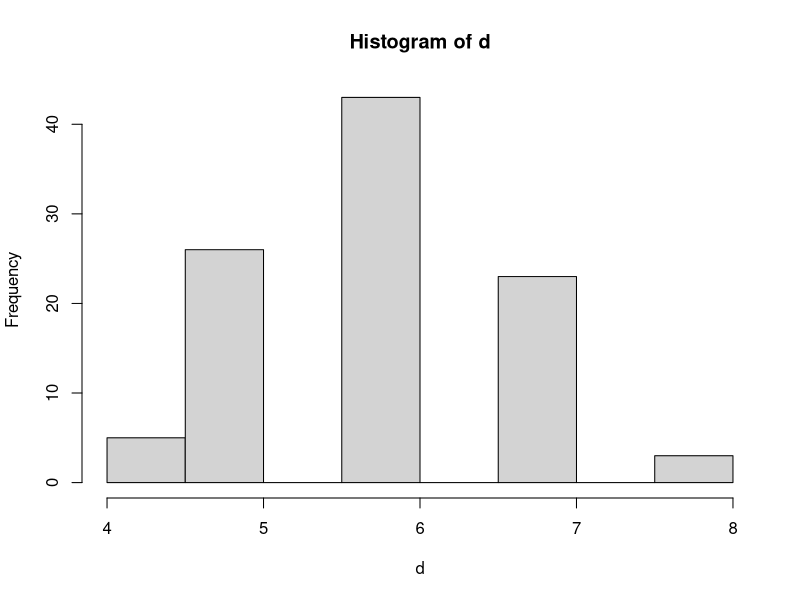

Generate this figure with R:

#Librerias utilizadas
library (gdata)
#Leyendo los datos obtenidos
datos=read.table("Data.txt")
datos
summary(datos)
var(datos)
d=datos$V1
hist(d)
